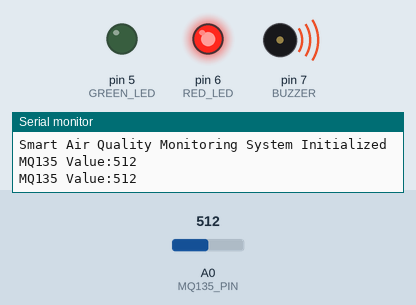
This sketch was run on a simulated Arduino Nano, built with avr-gcc and run on an emulated ATmega328P. Shown: output pins drawn as LEDs (lit = HIGH), buzzer (waves = sounding), the last lines printed to the serial monitor. The inputs (shaded band) are chosen by the test bench; at power-on: A0 (MQ135_PIN) = 512.

Above: at 2.8 s.
2.9 s: A0 (MQ135_PIN) set to 407
5.6 s: A0 (MQ135_PIN) set to 386
At 6.5 s:
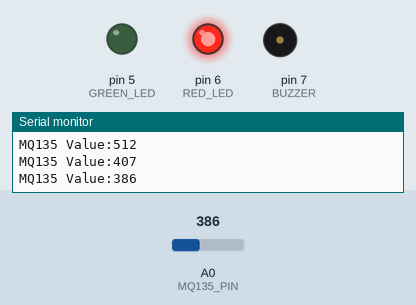
11.6 s: A0 (MQ135_PIN) set to 156
15.1 s: A0 (MQ135_PIN) set to 133
At 16.4 s:
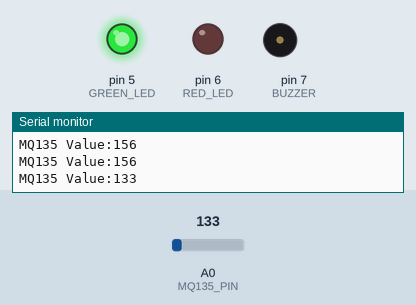
17.8 s: A0 (MQ135_PIN) set to 160
At 19.3 s:
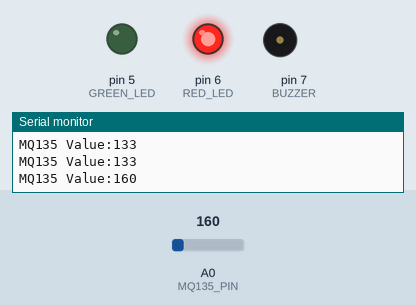
23.7 s: A0 (MQ135_PIN) set to 140
At 25.0 s:
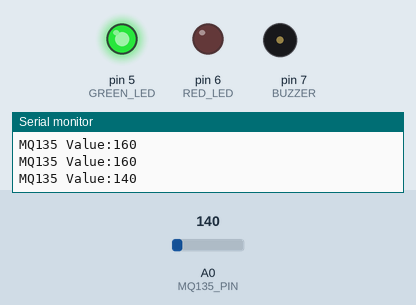
Timing chart, 0 to 26.7 s (numbered marks = the images above; inputs shaded):
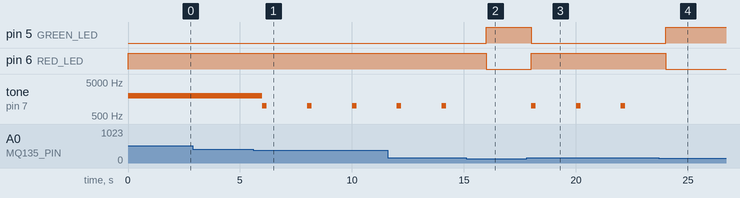

Measured:
- the behaviour switches between 400 and 399 on A0 (MQ135_PIN) (found by bisection; images 0 and 1)
- the behaviour switches between 150 and 149 on A0 (MQ135_PIN) (found by bisection; images 1 and 2)
- after the input at 5.6 s, tone on pin 7 (BUZZER): alternates 1000 Hz for 0.20 s and silent for 1.8 s, starting after 0.40 s
- after the input at 15.1 s, pin 5 (GREEN_LED): LOW → HIGH after 0.90 s; pin 6 (RED_LED): HIGH → LOW after 0.90 s; tone on pin 7 (BUZZER): stays silent (without the input it goes to 1000 Hz after 0.90 s)
- after the input at 17.8 s, pin 5 (GREEN_LED): HIGH → LOW after 0.21 s; pin 6 (RED_LED): LOW → HIGH after 0.21 s; tone on pin 7 (BUZZER): alternates 1000 Hz for 0.20 s and silent for 1.8 s, starting after 0.21 s
- after the input at 23.7 s, pin 5 (GREEN_LED): LOW → HIGH after 0.31 s; pin 6 (RED_LED): HIGH → LOW after 0.31 s; tone on pin 7 (BUZZER): stops changing and stays silent

The sketch:

sketch_apr9c.ino
```cpp
// Smart Air Quality Monitoring System using MQ135
// Arduino Nano + Green LED + Red LED + Buzzer

#define MQ135_PIN A0
#define GREEN_LED 5
#define RED_LED 6
#define BUZZER 7

// Threshold values (adjust after calibration)
int goodThreshold = 150;
int poorThreshold = 400;

void setup() {
  Serial.begin(9600);

  pinMode(GREEN_LED, OUTPUT);
  pinMode(RED_LED, OUTPUT);
  pinMode(BUZZER, OUTPUT);

  digitalWrite(GREEN_LED, LOW);
  digitalWrite(RED_LED, LOW);
  noTone(BUZZER);  // Ensures buzzer is off at startup

  Serial.println("Smart Air Quality Monitoring System Initialized");
}

void loop() {
  int sensorValue = analogRead(MQ135_PIN);

  // Send value in a consistent format for Python parsing
  Serial.print("MQ135 Value:");
  Serial.println(sensorValue);

  // -------- GOOD AIR QUALITY --------
  if (sensorValue < goodThreshold) {
    digitalWrite(GREEN_LED, HIGH);
    digitalWrite(RED_LED, LOW);
    noTone(BUZZER);  // Silence buzzer
  }

  // -------- MODERATE AIR QUALITY --------
  else if (sensorValue < poorThreshold) {
    digitalWrite(GREEN_LED, LOW);
    digitalWrite(RED_LED, HIGH);

    // Slow beep
    tone(BUZZER, 1000);  // 1 kHz tone
    delay(200);
    noTone(BUZZER);
    delay(800);
  }

  // -------- POOR AIR QUALITY --------
  else {
    digitalWrite(GREEN_LED, LOW);
    digitalWrite(RED_LED, HIGH);

    // Continuous alarm with higher pitch
    tone(BUZZER, 2000);  // 2 kHz tone
    delay(1000);
  }

  delay(1000);  // Sampling interval
}
```
